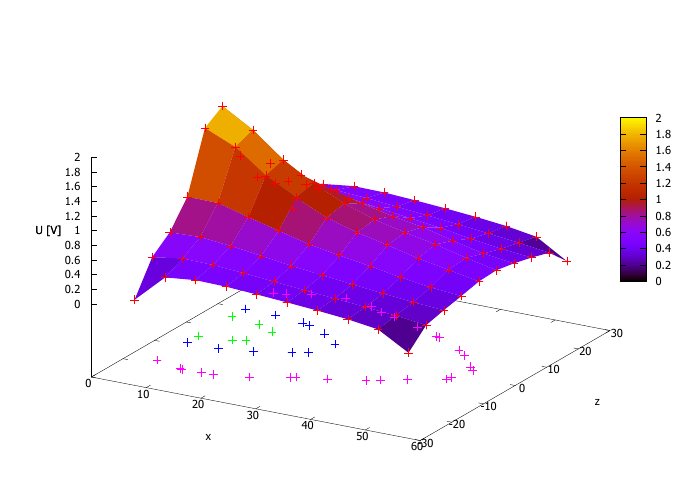

Write gnuplot code to recreate this figure.
reset
set encoding utf8
set terminal pdfcairo enhanced dashed size 7,5
unset key
set xlabel "x"
set ylabel "z"
set zlabel "U [V]"
#set xtics 1
#set ytics 1
set contour
set dgrid3d
set pm3d

name="2_mapping3d"

set output name.".pdf"
splot name.".txt" using 1:2:3


#nize plot mapy
reset
set terminal pdfcairo enhanced dashed size 7,7
unset key
set xlabel "z"
set ylabel "x"
set zlabel "U [V]" #treti osa, nejspis zbytecna... ale nicemu nevadi
#set xtics 1
#set ytics 1
set contour
set dgrid3d
#set pm3d .... pravdepodobne zybtecne nastavuju dvakrat, ale fungovalo to
set pm3d map
set yrange [-25.1:25.1]
set xrange [4.9:55.1]

set output name."_mapa.pdf"
splot name.".txt" using 1:2:3

######### WORKFIX DUMP ###
set term pdfcairo
set output '_____dump.pdf'
plot 'data.txt' using 1:2
######### WORKFIX DUMP ###